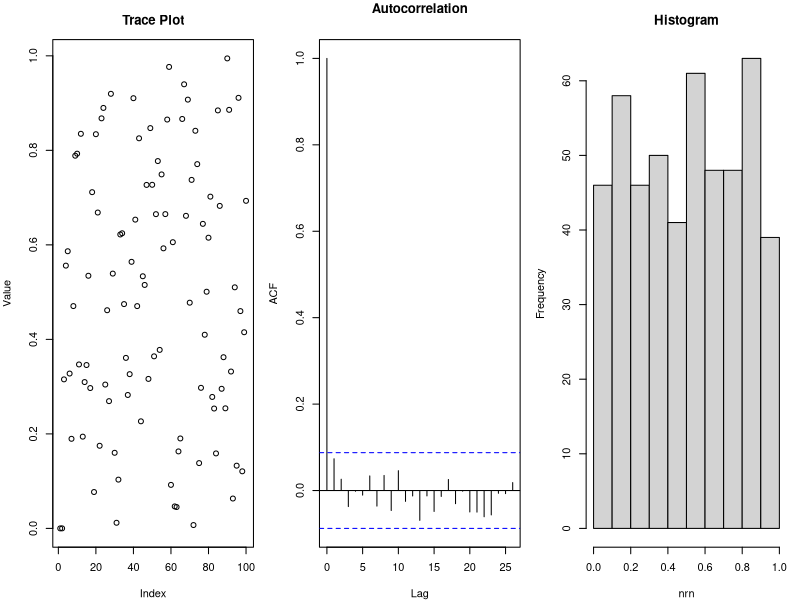
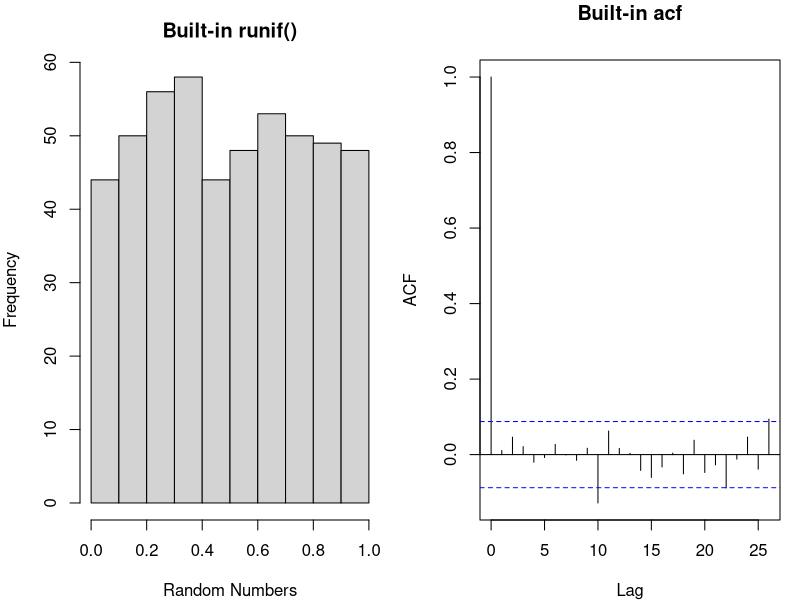
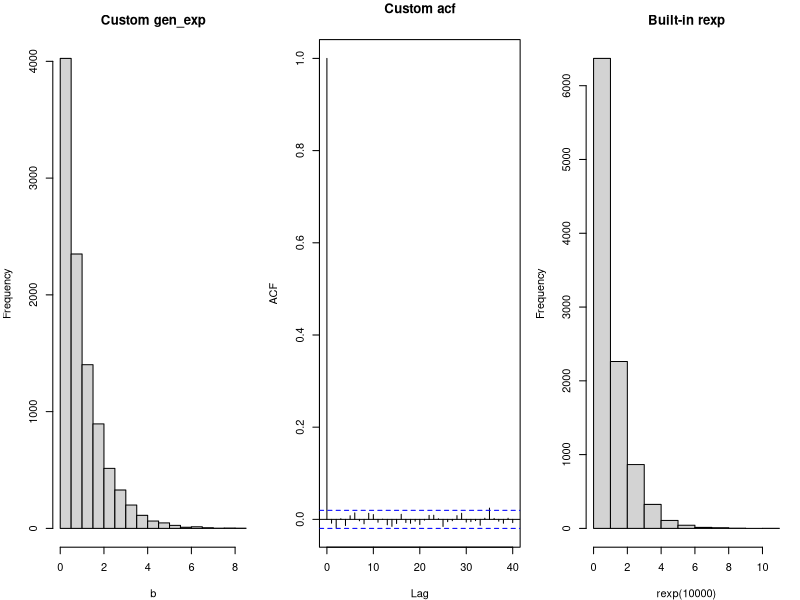
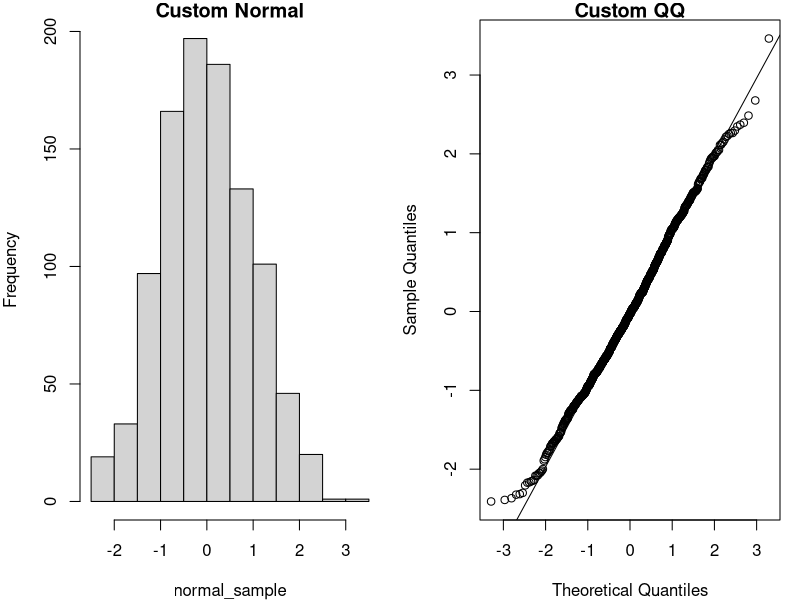
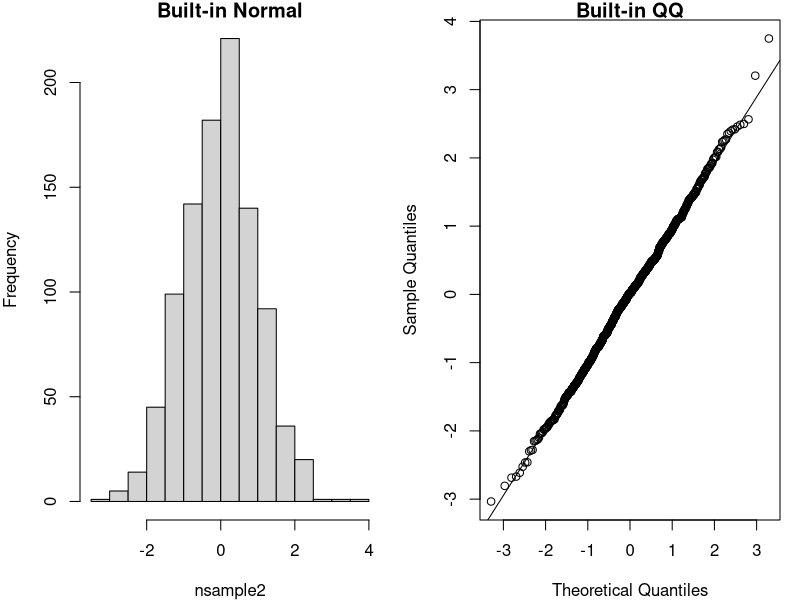
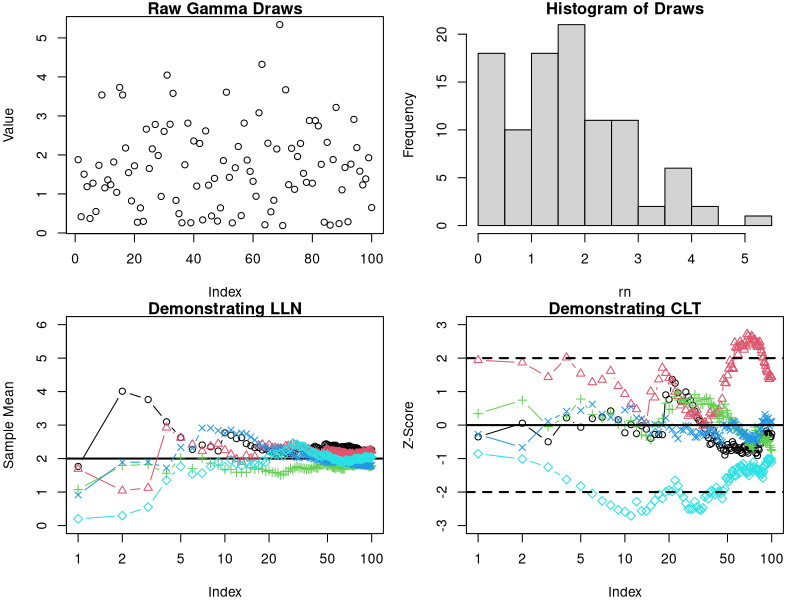
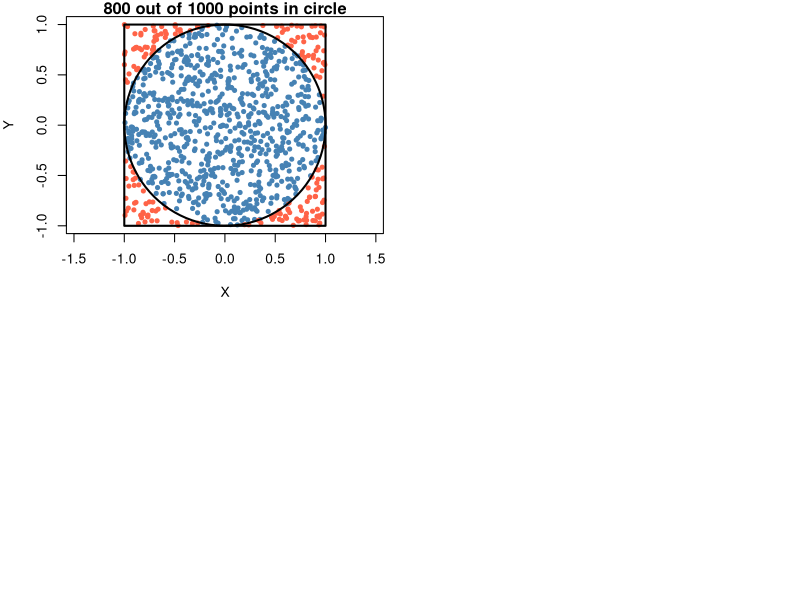

Reproduce these figures in R, in order.
## ---- chunk 1
A <- 7^5
M <-  2^31-1

N <- 500
rn <- rep (0, N)
rn[1] <- 10 # Initial seed
for (i in 2:length (rn))
{
    rn[i] <- (A * rn[i-1] ) %% M
}

## Scale the numbers to fall between 0 and 1
nrn <- rn/(M-1)

par(mfrow=c(1,3),mar=c(4,4,3,1))
plot(nrn[1:100], main="Trace Plot", ylab="Value", xlab="Index")
acf(nrn, main="Autocorrelation")
hist(nrn, main="Histogram")

## Compare with R's built-in runif()
n <- 500
a <- runif(n)
par(mfrow=c(1,2),mar=c(4,4,3,1))
hist(a,xlab="Random Numbers",main="Built-in runif()")
acf(a,main="Built-in acf")
## ---- chunk 2
## generate exponential random numbers
## use method of inverse cdf to generate iid sample from exp(1)
gen_exp <- function(n)
{
    #generate unif(0,1) random numbers
    u <- runif(n)
    #transform the random numbers
    -log(1-u)
}

b <- gen_exp(10000)
par(mfrow=c(1,3),mar=c(4,4,3,1))
hist(b, main="Custom gen_exp")
acf(b, main="Custom acf")

### r built-in generator for comparison
hist(rexp (10000), main="Built-in rexp")
## ---- chunk 3
gen_normal <- function(n)
{
    # calculates size of random samples (we generate pairs, so we need half)
    size_sample <- ceiling(n/2)
    
    # R^2 ~ Exp(1/2), so we take the square root to get R
    R <- sqrt(2*rexp(size_sample))
    theta <- runif(size_sample,0,2*pi)
    
    X <- R*cos(theta)  
    Y <- R*sin(theta)
    
    c(X,Y)[1:n]  
}

normal_sample <- gen_normal(1000)

par(mfrow=c(1,2),mar=c(4,4,1,1))
hist(normal_sample,main="Custom Normal")
qqnorm(normal_sample, main="Custom QQ")
qqline(normal_sample)

## R's built-in generator for comparison
par(mfrow=c(1,2),mar=c(4,4,1,1))
nsample2 <- rnorm (1000) 
hist(nsample2, main="Built-in Normal")
qqnorm(nsample2, main="Built-in QQ")
qqline(nsample2)
## ---- chunk 4
n <- 100
rn <- rgamma(n, shape = 2)

par(mfrow = c(2,2))
plot(rn[1:100], main="Raw Gamma Draws", ylab="Value")
hist(rn, main="Histogram of Draws")

## Calculate running averages (LLN)
xbar.rep <- replicate(5, cumsum(rgamma(n, shape = 2))/(1:n))
## Calculate running standardized means (CLT)
se.rep <- replicate(5, (cumsum(rgamma(n, shape = 2))/(1:n) - 2) / sqrt(2/(1:n)))

## Plot LLN: should converge to mu = 2
plot(xbar.rep[,1], main = "Demonstrating LLN", log = "x", type = "b", ylim = c(0, 6), ylab="Sample Mean")
abline(h = 2, lwd=2)
for (i in 2:ncol(xbar.rep)) points(xbar.rep[,i], col = i, pch = i, type = "b")

## Plot CLT: should stabilize within roughly [-3, 3] standard deviations
plot(se.rep[,1], ylim = c(-3,3), type="b", log = "x", main="Demonstrating CLT", ylab="Z-Score")
for (i in 2:ncol(se.rep)) points(se.rep[,i], col = i, pch = i, type = "b")
abline(h = c(0, -2, 2), lty = c(1,2,2), lwd=2)
## ---- chunk 5
set.seed(123)
n_visual <- 1000
x_pts <- runif(n_visual, -1, 1)
y_pts <- runif(n_visual, -1, 1)
inside_circle <- (x_pts^2 + y_pts^2) <= 1

## Plot points
plot(x_pts, y_pts, col = ifelse(inside_circle, "steelblue", "tomato"), 
     pch = 20, asp = 1, xlab = "X", ylab = "Y", 
     main = paste(sum(inside_circle), "out of", n_visual, "points in circle"))

## Draw the boundaries
rect(-1, -1, 1, 1, border = "black", lwd = 2)
theta_seq <- seq(0, 2*pi, length.out = 100)
lines(cos(theta_seq), sin(theta_seq), col = "black", lwd = 2)
## ---- chunk 6
library(knitr)

## n is the number of samples drawn uniformly from the rectangle (-1,1)  * (-1,1)
## an estimate of pi is returned
pi_est_mc <- function(n)
{
    X <- runif(n,-1,1)
    Y <- runif(n,-1,1)
    
    # 4 times the indicator function
    Z <- 4 * (X^2 + Y^2 <= 1)
    
    mu <- mean(Z)
    error <- 1.96 * sd(Z) / sqrt(n)
    
    list(n = n, pi.est = mu, error.95perc = error, ci.lower = mu - error, ci.upper = mu + error)
}  

## Run the estimation for varying sample sizes
sample_sizes <- c(100, 10000, 100000, 10000000)
results_list <- lapply(sample_sizes, pi_est_mc)

## Combine results into a dataframe for tabular display
results_df <- data.frame(
  N = sapply(results_list, function(x) x$n),
  Estimate = sapply(results_list, function(x) x$pi.est),
  Error_Margin = sapply(results_list, function(x) x$error.95perc),
  CI_Lower = sapply(results_list, function(x) x$ci.lower),
  CI_Upper = sapply(results_list, function(x) x$ci.upper)
)

## Render the formatted table
kable(results_df, 
      col.names = c("Sample Size (N)", "Estimated Pi", "95% Margin of Error", "Lower CI", "Upper CI"), 
      digits = 6, 
      caption = "Monte Carlo Estimation of Pi across different sample sizes")
